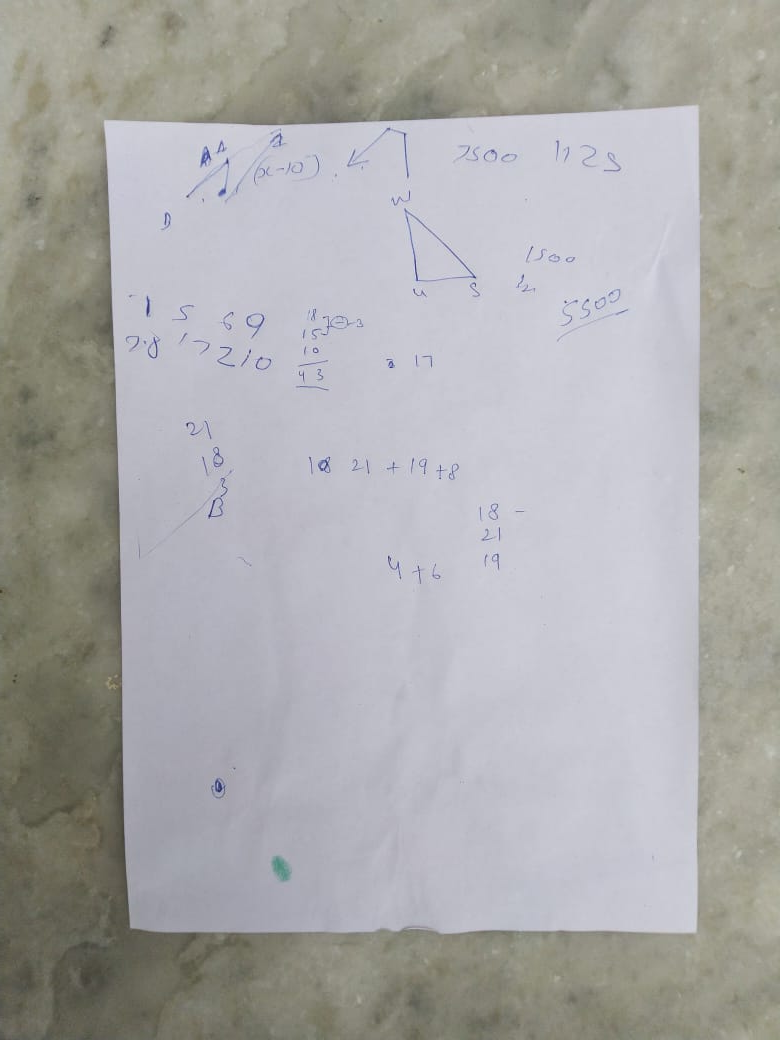
#> input picture one.jpeg, 780 x 1040 px
$ python doc_scanner.py
#> lines starting #> are read from the running program, lines starting #| are printed output that depends on the picture; after the words box and inside, x2 and y2 are one past the last pixel; in counts of white or black regions, pixels touching at a corner belong together
### corner_points.py
import numpy as np

def mapp(h):
    h = h.reshape((4,2))
    hnew = np.zeros((4,2),dtype = np.float32)

    add = h.sum(1)
    hnew[0] = h[np.argmin(add)]
    hnew[2] = h[np.argmax(add)]

    diff = np.diff(h,axis = 1)
    hnew[1] = h[np.argmin(diff)]
    hnew[3] = h[np.argmax(diff)]

    return hnew

### doc_scanner.py
import cv2
import numpy as np
import corner_points

image = cv2.imread("one.jpeg")
#> image is the input picture: shape (1040, 780, 3); mean B, G, R 169.8, 169.9, 170.5
image=cv2.resize(image, (620,400))
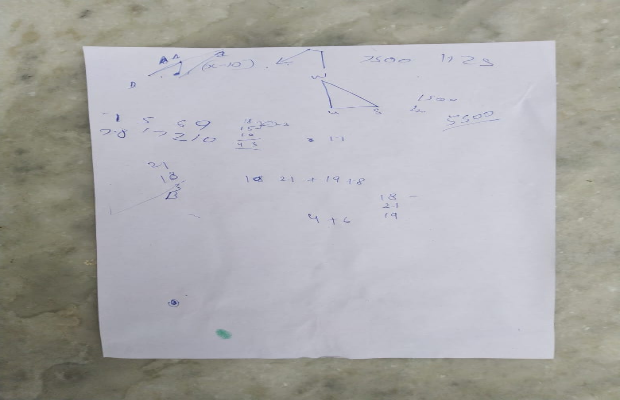
#> image: shape (400, 620, 3); mean B, G, R 169.8, 169.8, 170.4
orig=image.copy()

gray = cv2.cvtColor(image,cv2.COLOR_BGR2GRAY)
cv2.imshow("title", gray)


blurred = cv2.GaussianBlur(gray,(5,5),0)
cv2.imshow("blur", blurred)

edged = cv2.Canny(blurred,30,50)
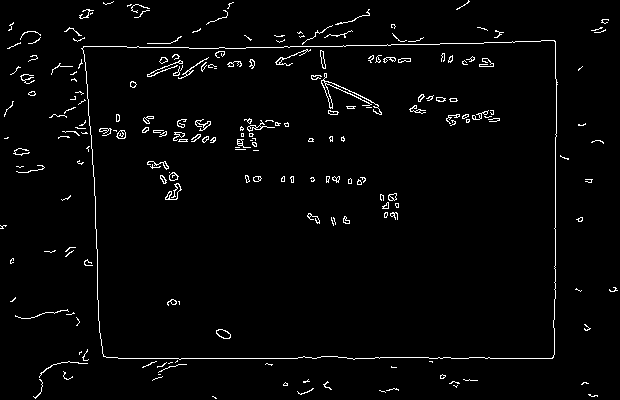
#> edged: shape (400, 620); 2.5% white in thin lines or dots
cv2.imshow("canny", edged)

contours,hierarchy = cv2.findContours(edged,cv2.RETR_LIST, cv2.CHAIN_APPROX_SIMPLE)
#> contours = 298 contours, 242 with area under 20; largest, box (x1, y1, x2, y2) and area: (81, 40, 558, 360) 144238, (82, 40, 557, 360) 144231, (321, 73, 382, 115) 128, (216, 329, 231, 339) 92, (216, 329, 231, 339) 80
contours = sorted(contours, key=cv2.contourArea, reverse=True)
for c in contours:
    p=cv2.arcLength(c,True)
    approx =  cv2.approxPolyDP(c,0.02*p,True)

    if len(approx)==4:
        target = approx
        break
#> this loop made 1 pass
#> (p, target) on pass 1: (1588.4, [[555, 41], [83, 46], [103, 356], [552, 358]])
approx=corner_points.mapp(target)
#> in mapp, `h = h.reshape((4,2))`: h = [[555, 41], [83, 46], [103, 356], [552, 358]]
#> in mapp, `add = h.sum(1)`: add = [596, 129, 459, 910]
#> in mapp, `diff = np.diff(h,axis = 1)`: diff = [-514, -37, 253, -194]
#> approx = [[83, 46], [555, 41], [552, 358], [103, 356]]

pts=np.float32([[0,0],[800,0],[900,900],[0,800]])

op = cv2.getPerspectiveTransform(approx,pts)
#> op = [[1.51, -0.0972, -120.6], [0.0226, 2.13, -100], [-0.000167, -0.000437, 1]]
dst = cv2.warpPerspective(orig,op,(800,800))
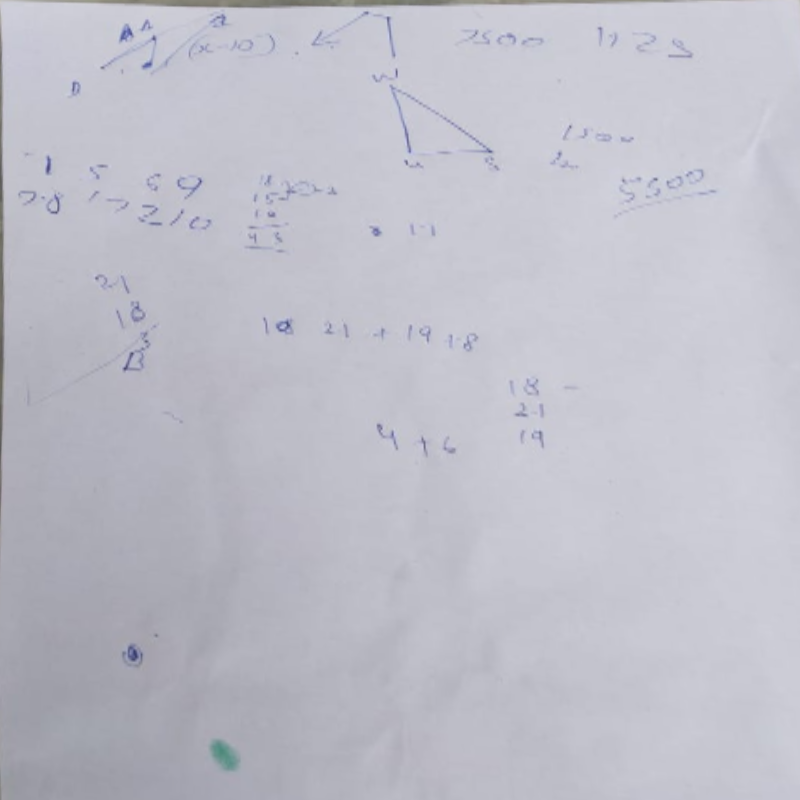
#> dst: shape (800, 800, 3); mean B, G, R 201.3, 190.9, 190.9

cv2.imshow("scanned", dst)
cv2.waitKey(0)
